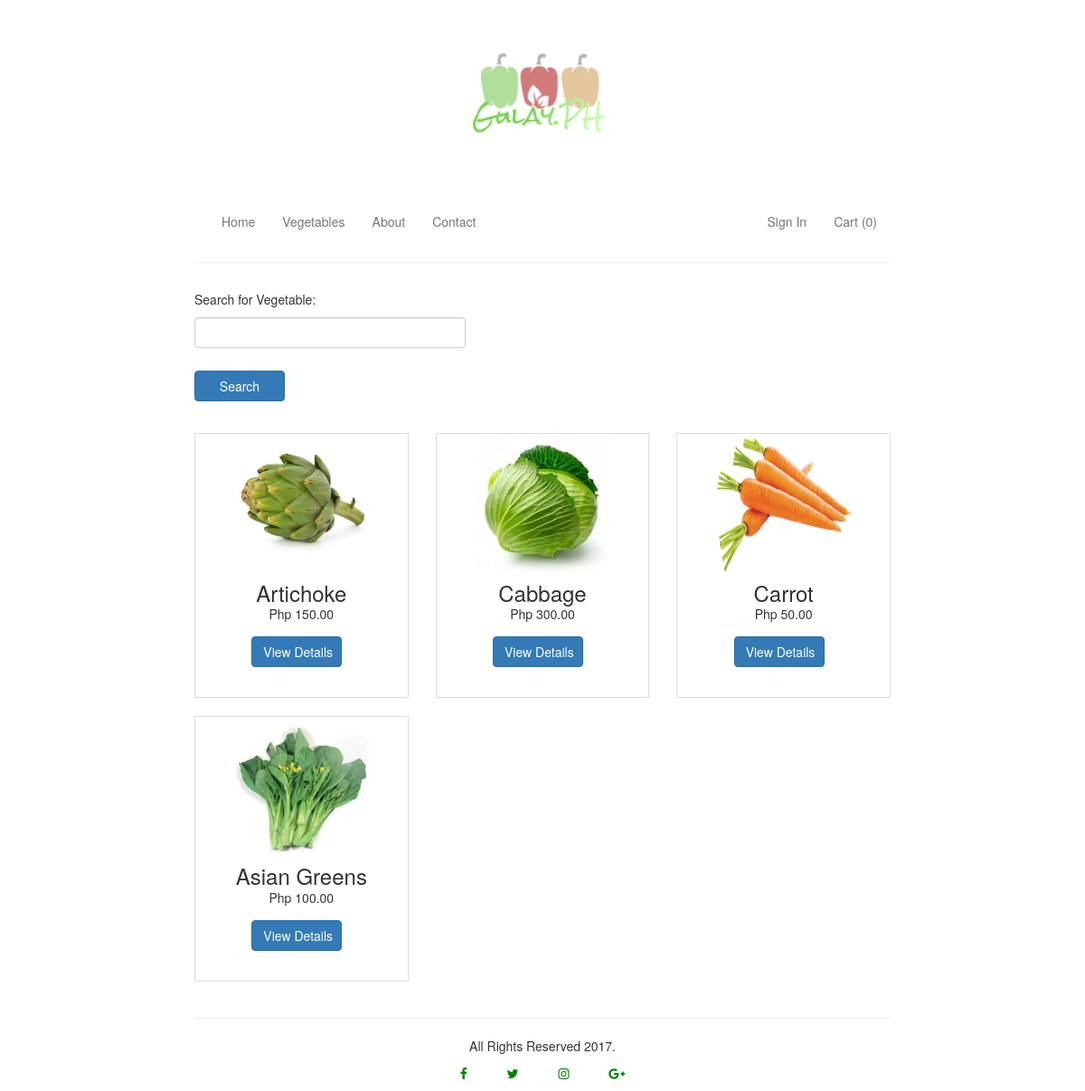
The app's page /items.php, older data.
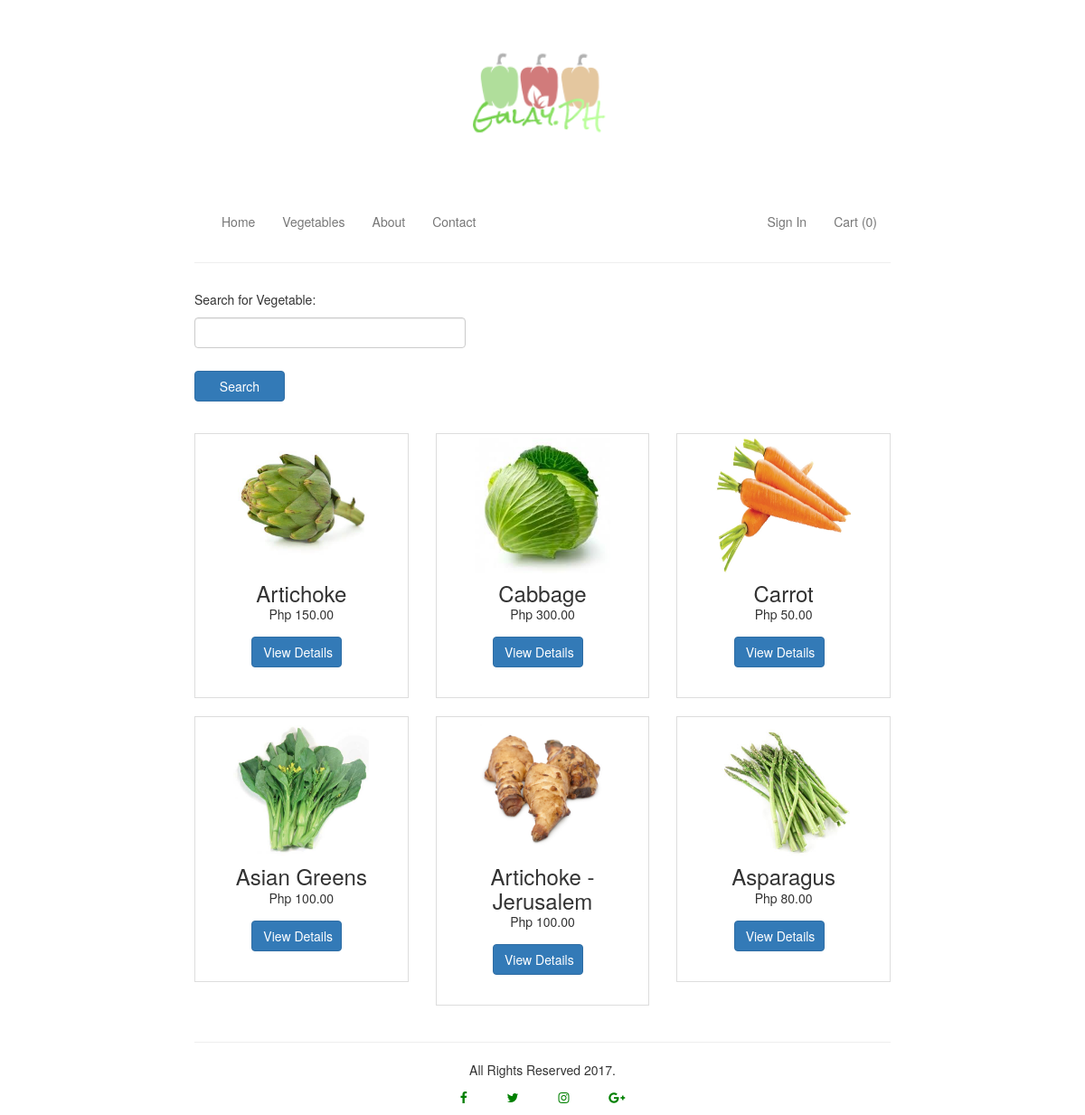
The same page, newer data.
### tables this page shows
CREATE TABLE `vegetables` (
  `item_id` int(11) NOT NULL,
  `item_name` varchar(255) NOT NULL,
  `item_description` varchar(255) NOT NULL,
  `item_image` varchar(255) NOT NULL,
  `item_price` double NOT NULL,
  `item_category` varchar(255) NOT NULL
);

### items.php (the view, shortened to what this page needs)
<?php
function display_content() {
?>
<?php
require_once 'item_filter.php';
require_once 'connection.php';
$sql = "SELECT * FROM vegetables WHERE item_name LIKE '%$name%'";
$result = mysqli_query($conn,$sql);
if(mysqli_num_rows($result) > 0) {
echo "<div class='row'>";
while ($row = mysqli_fetch_assoc($result)) {
extract($row);
?>
	<div class='col-xs-12 col-sm-6 col-md-4'>
		<div class='thumbnail'>
			<img id='itemImage' src = <?php echo $item_image; ?> alt='vegetables'>
			<div class='caption'>
				<h3><?php echo $item_name; ?></h3>
				<p><?php echo "Php " . $item_price . ".00"; ?></p>
				<?php echo "<a href='display_veggies.php?id=$item_id'><button class='btn btn-primary' type='submit' name='view_more'>View Details</button></a>"; ?>
			</div>
		</div>
	</div>
<?php
}
echo "</div>";
?>
<?php
}
}
require_once 'index.php';
?>

### index.php (shortened to what this page needs)
<!DOCTYPE html>
<html>
<head>
	<link rel="stylesheet" type="text/css" href="css/bootstrap.min.css">
	<link rel="stylesheet" type="text/css" href="css/style.css">
	<link rel="stylesheet" type="text/css" href="css/font-awesome.min.css">
</head>
<body>
<div class="container">
<?php
require_once 'partials/nav.php';
display_content();
require_once 'partials/footer.php';
?>
</div>
</body>
</html>

### partials/nav.php (shortened to what this page needs)
<div class="logo">
		<h1 id="brand-logo"><a href="home.php"><img src="img/logo.png"></a></h1>
</div>
<div class="navbar navbar-default">
	    <div class="collapse navbar-collapse" id="bs-example-navbar-collapse-1">
	    	<ul class="nav navbar-nav">
	    		<li><a href="home.php">Home</a></li>
	    		<li><a href="items.php">Vegetables</a></li>
	    		<li><a href="about.php">About</a></li>
	    		<li><a href="contact.php">Contact</a></li>
	    	</ul>
	    	<ul class="nav navbar-nav navbar-right">
	    	<?php
	    		if(!isset($_SESSION['username'])){
		    	echo '<li id="login"><a href="login.php">Sign In</a></li>';
	    		}
	    	?>
	    	<li><a href="#">Cart (0)</a></li>
		    </ul>
	    </div>
	    <hr>
</div>

### item_filter.php (shortened to what this page needs)
<?php
$name = "";
echo "<div class='row'>";
echo "<div class='col-md-12'>";
echo "<form method='POST'>";
echo "<div class='form-group'>";
echo "<p>Search for Vegetable:</p>";
echo "<input type='text' name='item_name' class='form-control'>";
echo "<input class='btn btn-primary' type='submit' name='search' value='Search'>";
echo "</div>";
echo "</form>";
echo "</div>";
echo "</div>";
?>

### partials/footer.php
<footer>
<hr>
		<p>All Rights Reserved 2017.</p>
		<ul>
			<li><a href="#"><i class="fa fa-facebook"></i></a></li>
			<li><a href="#"><i class="fa fa-twitter"></i></a></li>
			<li><a href="#"><i class="fa fa-instagram"></i></a></li>
			<li><a href="#"><i class="fa fa-google-plus"></i></a></li>
		</ul>
</footer>

### css/style.css (style rules this page uses)
.container { margin: 0 auto; max-width: 800px; }
#brand-logo { text-align: center; margin: 0 auto; }
#brand-logo img { height: 220px; width: 220px; }
h1, h2, h3, h4, h5, h6 { margin-top: 0; }
.navbar { background-color: white; border: 0; margin-bottom: 10px; }
.navbar-collapse { text-align: center; }
.thumbnail { max-width: 250px; max-height: 400px; border-radius: 0; text-align: center; box-sizing: border-box; }
#itemImage { width: 150px; height: 150px; }
h3 { padding: 0; margin: 0; }
footer p { text-align: center; }
footer ul { list-style: none; text-align: center; }
footer ul li { display: inline-block; padding-right: 40px; }
footer i { color: green; }
.btn { margin: 5px 0 20px; width: 100px; }
form input { max-width: 300px; margin-bottom: 20px; }
.btn { margin-right: 10px; }

Row changes from the older to the newer data that the page shows:
added vegetables: item_image (picture), item_name "Artichoke - Jerusalem", item_price "100"
added vegetables: item_image (picture), item_name "Asparagus", item_price "80"
